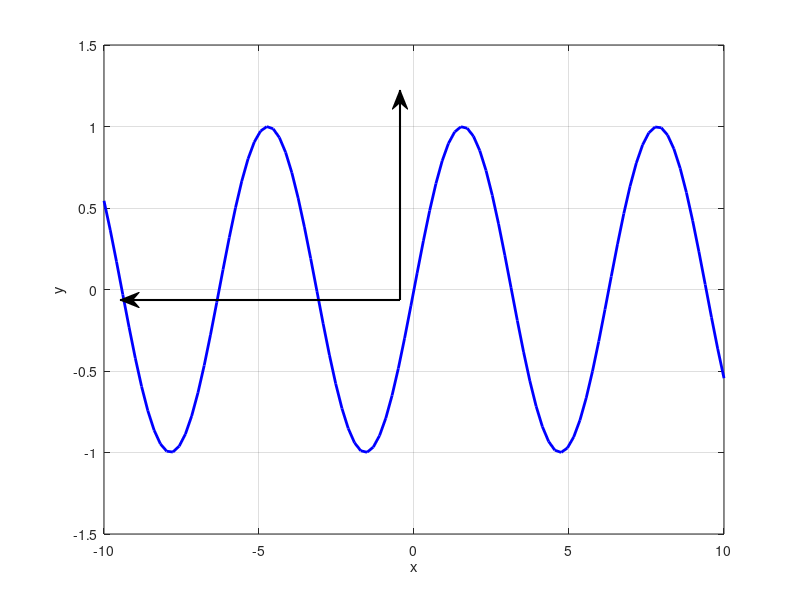

Reproduce this figure in MATLAB.
% x = -2:0.1:2; % 定义 x 的范围
% y = power_sigmoid(x); % 计算 softsign 函数值
% plot(x,y,'LineWidth',1.5); % 绘制函数图像
% title('Power_sigmoid Function'); % 添加标题
% xlabel('x'); % 添加 x 轴标签
% ylabel('y'); % 添加 y 轴标签




% x = -1.5:0.1:1.5; % 定义 x 的范围
% y = power_sigmoid(x); % 计算 softsign 函数值
% plot(x,y,'LineWidth',1.5); % 绘制函数图像
% title('Power sigmoid','FontSize',20); % 添加标题
% xlabel('x','FontSize',18); % 添加 x 轴标签
% ylabel('y','FontSize',18); % 添加 y 轴标签
% lgd = legend('r=2,n=4','Location','northeast');
% set(lgd,'FontSize',14); % 设置图例字体大小
% ax = gca; % 获取当前坐标轴
% ax.XAxisLocation = 'origin'; % 将 x 轴移动到原点
% ax.YAxisLocation = 'origin'; % 将 y 轴移动到原点
% yticks(-1:1); % 设置 y 轴刻度
% ylim([-2 2]); % 设置 y 轴范围
% xticks([-1 0 1]); % 设置 y 轴刻度
% axis('equal');
% % xlim([-10.2 10.2]); % 设置 y 轴范围
% box off;


% x = -1.5:0.1:1.5; % 定义 x 的范围
% y = cos(x);
% plot(x,y)


% 创建数据
x = linspace(-10, 10, 100);
y = sin(x);

% 绘制图像
figure;
plot(x, y, 'b-', 'LineWidth', 2);

% 设置坐标轴范围
axis([-10 10 -1.5 1.5]);

% 添加箭头到x轴
annotation('arrow', [0.5 0.5], [0.5 0.85], 'HeadStyle', 'vback2', 'HeadWidth', 8, 'LineWidth', 1.5);
% 添加箭头到y轴
annotation('arrow', [0.5 0.15], [0.5 0.5], 'HeadStyle', 'vback2', 'HeadWidth', 8, 'LineWidth', 1.5);

% 添加标签
xlabel('x');
ylabel('y');

% 图形美化
grid on;
box on;